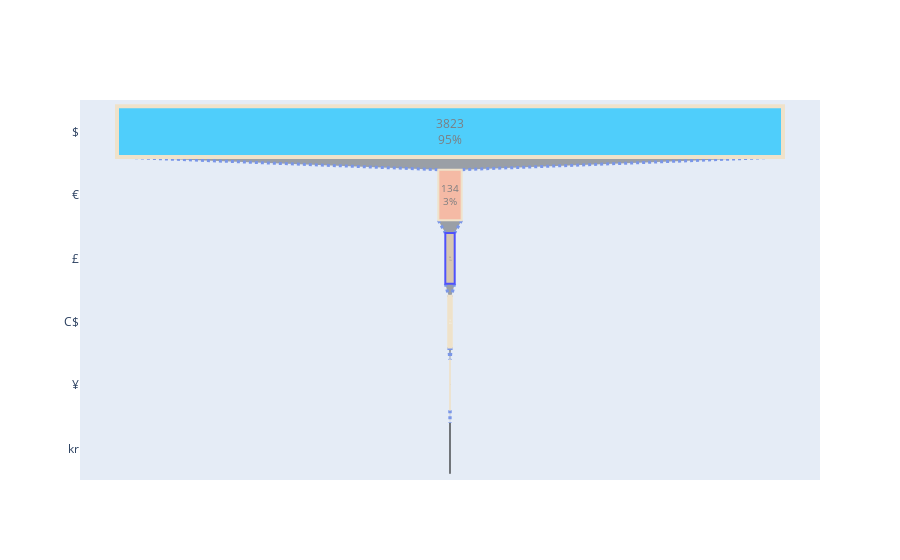

Write notebook code for a chart like this one.
### Code cell
df_count


fig_no_companies = go.Figure(go.Funnel(
    y = ['$','€','£','C$','¥','kr'],
    x = [3823,134, 54, 15,3,1],
    textposition = "inside",
    textinfo = "value+percent total",
    opacity = 0.65, marker = {"color": ["deepskyblue", "lightsalmon", "tan", "teal", "silver"],
    "line": {"width": [4, 2, 2, 3, 1, 1], "color": ["wheat", "wheat", "blue", "wheat", "wheat"]}},
    connector = {"line": {"color": "royalblue", "dash": "dot", "width": 3}})
    )

fig_no_companies.show()

### Figure 1 — Plotly figure (JSON) as saved in the notebook; plotly's stock layout.template omitted (floating-point values rounded to 4 significant figures)
{"data": [{"connector": {"line": {"color": "royalblue", "dash": "dot", "width": 3}}, "marker": {"color": ["deepskyblue", "lightsalmon", "tan", "teal", "silver"], "line": {"color": ["wheat", "wheat", "blue", "wheat", "wheat"], "width": [4, 2, 2, 3, 1, 1]}}, "opacity": 0.65, "textinfo": "value+percent total", "textposition": "inside", "type": "funnel", "x": [3823, 134, 54, 15, 3, 1], "y": ["$", "€", "£", "C$", "¥", "kr"]}], "layout": {}}
